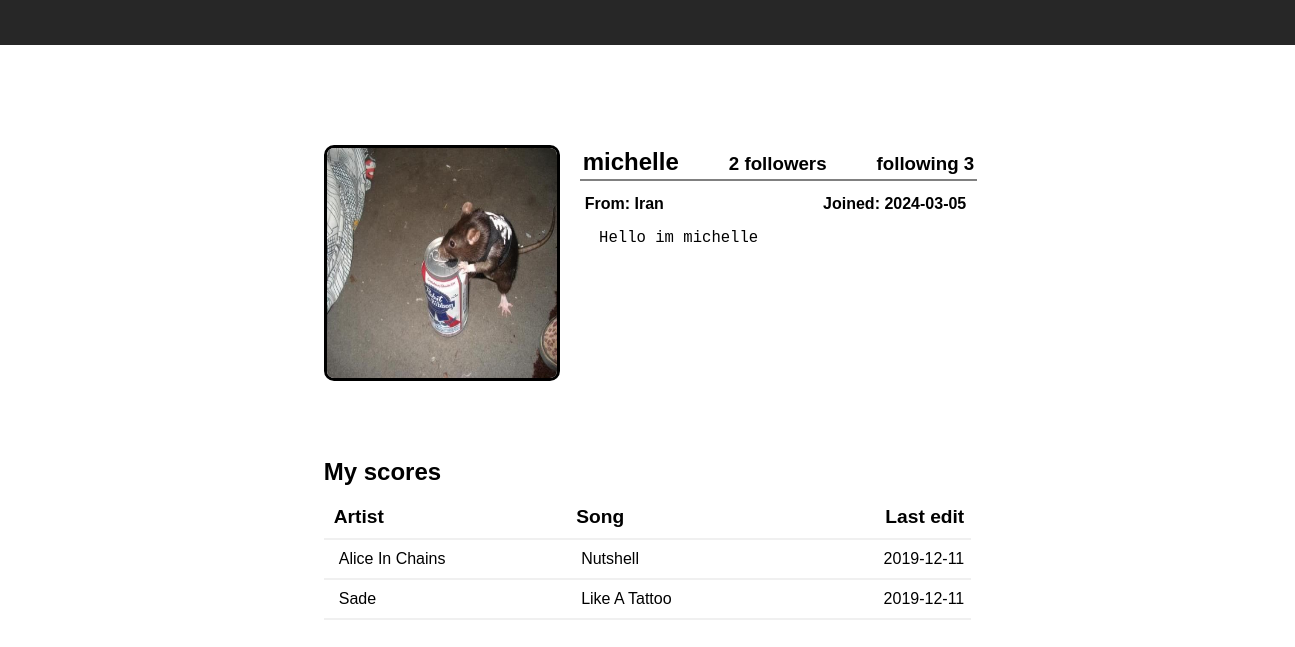
Page /profile/3 (signed in) on the committed database.
### tables this page shows
CREATE TABLE users (
                                userID INTEGER PRIMARY KEY,
                                username TEXT UNIQUE NOT NULL, 
                                password TEXT NOT NULL, 
                                email TEXT UNIQUE, 
                                registrationDate TEXT,
                                country TEXT,
                                userBio TEXT, 
                                profilePicture TEXT,
                                favoriteScores 
                            );

CREATE TABLE scores (
                                scoreID INTEGER PRIMARY KEY,
                                creatorID INTEGER NOT NULL,
                                scoreName TEXT NOT NULL,
                                artistName TEXT, 
                                visibility NOT NULL,
                                creationDate TEXT, 
                                lastModified TEXT,
                                chords TEXT,
                                tempo INT,
                                timeSignature INT,
                                FOREIGN KEY (creatorID) REFERENCES users (userID) ON DELETE CASCADE
                            );

### app.py (the view)
@app.route("/profile/<int:userID>")
def profile(userID):
    if session:
        conn = get_db_connection()
        scores = setup_db.public_scores_by_user(conn, userID)
        user_info = setup_db.find_user_info(conn, userID)
        conn.close()
        return render_template("profile.html", scores=scores, user_info=user_info,
                            userID=userID, SessionUserID=session['user_id'])
    else:
        return redirect(url_for('login'))

### app.py (called while the page is built)
def get_db_connection():
    conn = setup_db.create_connection(setup_db.database)
    return conn

### setup_db.py (called while the page is built)
def create_connection(db_file):
    conn = None
    try:
        conn = sqlite3.connect(db_file)
        conn.execute("PRAGMA foreign_keys = ON;")
        return conn
    except Error as e:
        print(e)
    return conn

def public_scores_by_user(conn, userID):
    cur = conn.cursor()
    cur.execute("SELECT scoreID, scoreName, artistName, lastModified FROM scores WHERE creatorID = ? AND visibility = 'public'", (userID,))
    scores = []
    for (scoreID, scoreName, artistName, lastModified) in cur:
        scores.append({
            "scoreID": scoreID,
            "scoreName": scoreName,
            "artistName": artistName,
            "lastModified": lastModified
            })
    return scores

### templates/profile.html (shortened to what this page needs)
<!DOCTYPE html>
<html lang="en">
<head>
    <link rel="stylesheet" href="{{ url_for('static', filename='style.css') }}">
</head>
<body>
    <header class="index-heading" id="index-heading">
        <div id="index-heading-right"></div>
    </header>
    <main id="profile-container">
        <section id="profile-upper">
            <div id="profile-upper-left">
                <img id="profile-icon" src="{{ url_for('serve_image', filename=user_info.profilePicture) }}" alt="pfp">
            </div>
            <div id="profile-upper-right">
                <div id="profile-head-div">
                    <h2 id="profile-name">{{ user_info.username }}</h2>
                    <a class="follower_link" id="followers-modal" href="#"><h3 class="profile-head"> {{ user_info.followersCount }} followers</h3></a>
                    <a class="follower_link" id="following-modal" href="#"><h3 class="profile-head" > following {{ user_info.followingCount }} </h3></a>
                </div>
                <div id="profile-subhead-div">
                    <h4 class="profile-subhead"> From: {{ user_info.country }}</h4>
                    <h4 class="profile-subhead"> Joined: {{ user_info.registrationDate }}</h4>
                </div>
                <textarea id="profile-bio" readonly> {{ user_info.userBio }}</textarea>
            </div>
        </section>
        <section id="profile-scores-div">
            <h1 class="profile-score-head">My scores</h1>
            <table id="profile-score-table">
                <thead>
                    <tr>
                        <th class="profile-score-th">Artist</th>
                        <th class="profile-score-th">Song</th>
                        <th style="text-align: right;" class="profile-score-th">Last edit</th>
                    </tr>
                </thead>
                <tbody>
                    {% for score in scores %}
                    <tr>
                        <td class="profile-score-td"><a href="{{ url_for('search_scores', query=score.artistName) }}">{{ score.artistName }}</a></td>
                        <td class="profile-score-td"><a href="{{ url_for('score', scoreID=score.scoreID) }}">{{ score.scoreName }}</a></td>
                        <td style="text-align: right;" class="profile-score-td">{{ score.lastModified }}</td>
                    </tr>
                    {% endfor %}
                </tbody>
            </table>
        </section>
    </main>
    <footer></footer>
</body>
</html>

### static/style.css (style rules this page uses)
html { height: 100vh; }
body { padding: 0px; margin: 0px; font-family: Arial, Helvetica, sans-serif; }
footer { padding-top: 100px; width: 100%; font-family: Arial, Helvetica, sans-serif; }
.index-heading { position: sticky; top: 0px; display: flex; justify-content: space-between; z-index: 1000; width: 85%; margin-bottom: 100px; padding-left: 7.5%; padding-right: 7.5%; padding-top: 12px; padding-bottom: 20px; background-color: rgb(39, 39, 39); transition: all 0.3s ease; }
#index-heading-right { display: flex; justify-content: space-between; min-width: 710px; }
#profile-container { width: 50%; margin: auto; }
#profile-upper { display: flex; flex-direction: row; }
#profile-upper-left { display: flex; flex-direction: column; }
#profile-upper-right { margin-left: 20px; display: flex; flex-direction: column; width: 100%; }
#profile-head-div { text-align:center; display: flex; flex-direction: row; justify-content: space-between; padding: 3px; width: 100%; font-size: 1em; min-width: 300px; border-bottom: 2px solid gray; }
#profile-subhead-div { text-align:center; display: flex; flex-direction: row; justify-content: space-between; width: 100%; min-width: 270px; }
.profile-subhead { margin-top: 14px; padding-right: 5px; padding-left: 5px; font-size: 1em; margin-bottom: 16px; }
#profile-bio { padding-top: 0px; padding-left: 10px; height: 150px; margin-top: 0px; border: none; outline: none; resize: none; font-size: 1.2em; width: 100%; min-width: 290px; max-width: 400px; }
a { text-decoration: none; color: black; }
#profile-icon { border: 3px solid black; width: 230px; border-radius: 10px; height: 230px; }
.profile-head { margin: 0px; padding-top: 5px; }
#profile-name { font-size: 1.5em; margin: 0px; }
#profile-scores-div { margin-top: 60px; }
#profile-score-table { border-collapse: collapse; padding-left: 4px; text-align: left; font-size: 1em; width: 100%; }
.profile-score-head { margin-bottom: 10px; }
.profile-score-td { padding-left: 15px; padding-top: 10px; padding-bottom: 10px; padding-right: 7px; border-bottom: 2px solid rgb(240, 240, 240); }
.profile-score-th { padding: 10px; font-size: 1.2em; padding-right: 7px; border-bottom: 2px solid rgb(240, 240, 240); }

### rows in the picture
users: profilePicture (picture), username "michelle", country "Iran", registrationDate "2024-03-05", userBio "Hello im michelle"
scores: artistName "Alice In Chains", scoreName "Nutshell", lastModified "2019-12-11"
scores: artistName "Sade", scoreName "Like A Tattoo", lastModified "2019-12-11"

### other values in the picture
{{ user_info.followersCount }} "2"
{{ user_info.followingCount }} "3"
